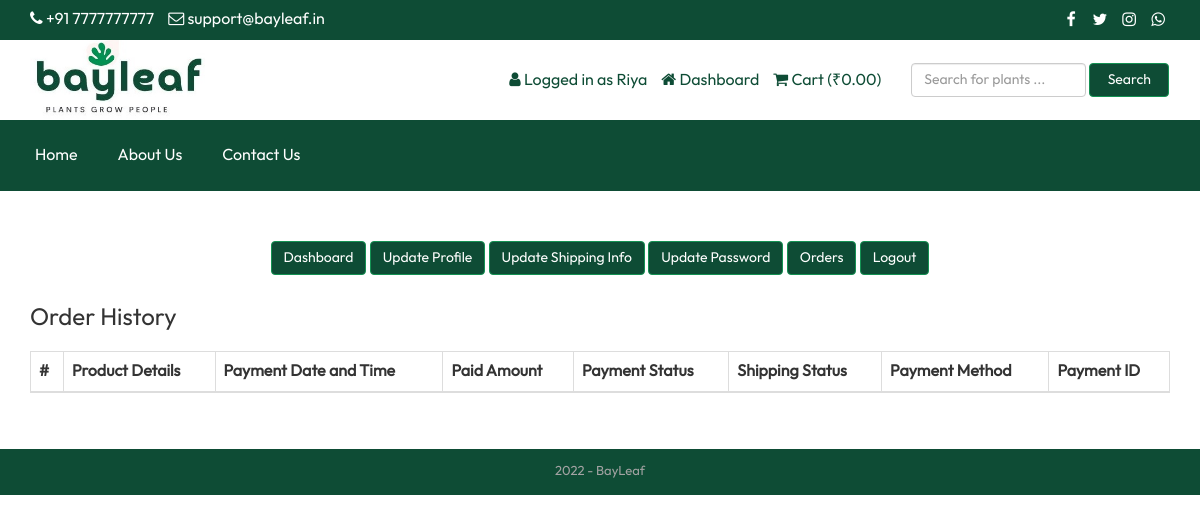
The page /customer-order.php (signed in) on the database as committed earlier.
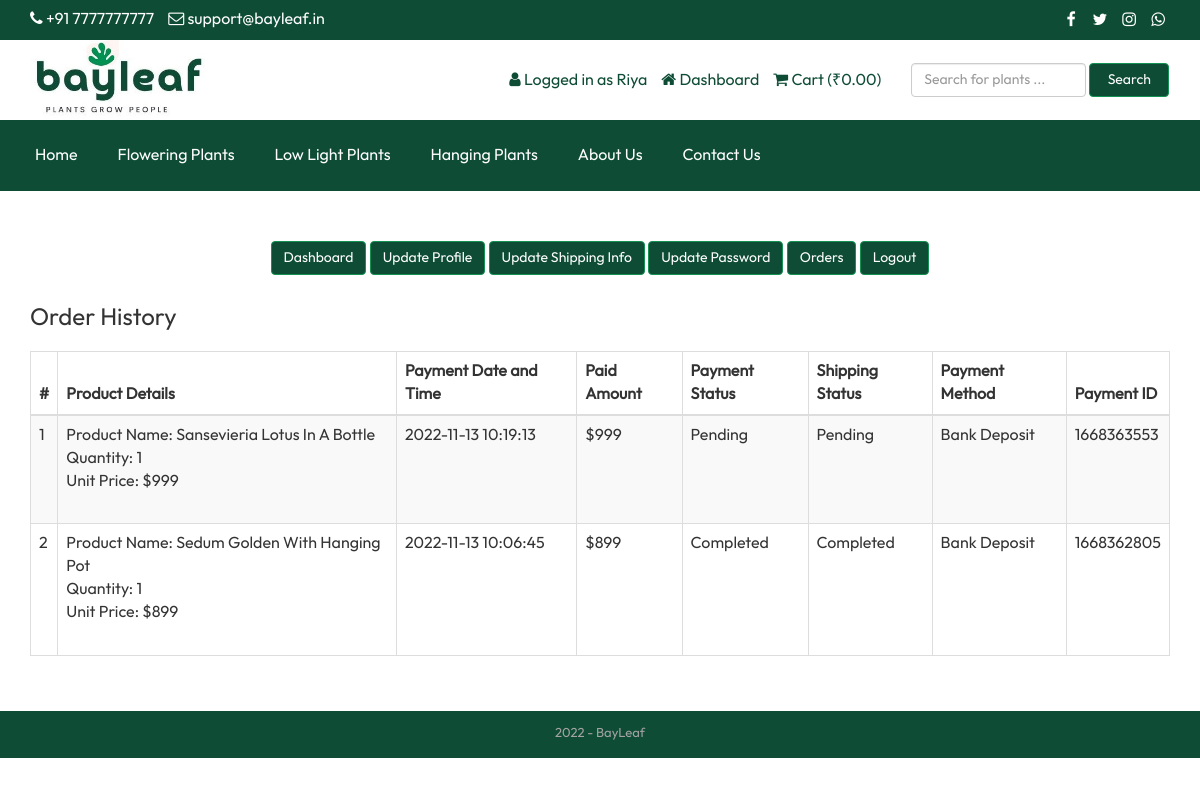
The same page on the database as committed later.
### tables this page shows
CREATE TABLE IF NOT EXISTS `tbl_settings` (
  `id` int(11) NOT NULL AUTO_INCREMENT,
  `logo` varchar(255) NOT NULL,
  `favicon` varchar(255) NOT NULL,
  `footer_text` text NOT NULL,
  `contact_address` text NOT NULL,
  `contact_email` varchar(255) NOT NULL,
  `contact_phone` varchar(255) NOT NULL,
  `receive_email` varchar(255) NOT NULL,
  `receive_email_subject` varchar(255) NOT NULL,
  `receive_email_thank_you_message` text NOT NULL,
  `total_popular_post_sidebar` int(11) NOT NULL,
  `total_featured_product_home` int(11) NOT NULL,
  `total_popular_product_home` int(11) NOT NULL,
  `meta_title_home` text NOT NULL,
  `meta_keyword_home` text NOT NULL,
  `meta_description_home` text NOT NULL,
  `banner_login` varchar(255) NOT NULL,
  `banner_registration` varchar(255) NOT NULL,
  `banner_search` varchar(255) NOT NULL,
  `banner_cart` varchar(255) NOT NULL,
  `banner_checkout` varchar(255) NOT NULL,
  `banner_product_category` varchar(255) NOT NULL,
  `featured_product_title` varchar(255) NOT NULL,
  `featured_product_subtitle` varchar(255) NOT NULL,
  `popular_product_title` varchar(255) NOT NULL,
  `popular_product_subtitle` varchar(255) NOT NULL,
  `bank_detail` text NOT NULL,
  PRIMARY KEY (`id`)
);

CREATE TABLE IF NOT EXISTS `tbl_social` (
  `social_id` int(11) NOT NULL AUTO_INCREMENT,
  `social_name` varchar(30) NOT NULL,
  `social_url` varchar(255) NOT NULL,
  `social_icon` varchar(30) NOT NULL,
  PRIMARY KEY (`social_id`)
);

CREATE TABLE IF NOT EXISTS `tbl_page` (
  `id` int(11) NOT NULL AUTO_INCREMENT,
  `about_title` varchar(255) NOT NULL,
  `about_content` text NOT NULL,
  `about_banner` varchar(255) NOT NULL,
  `about_meta_title` varchar(255) NOT NULL,
  `about_meta_keyword` text NOT NULL,
  `about_meta_description` text NOT NULL,
  `contact_title` varchar(255) NOT NULL,
  `contact_banner` varchar(255) NOT NULL,
  `contact_meta_title` varchar(255) NOT NULL,
  `contact_meta_keyword` text NOT NULL,
  `contact_meta_description` text NOT NULL,
  PRIMARY KEY (`id`)
);

CREATE TABLE IF NOT EXISTS `tbl_category` (
  `tcat_id` int(11) NOT NULL AUTO_INCREMENT,
  `tcat_name` varchar(255) NOT NULL,
  `show_on_menu` int(1) NOT NULL,
  `p_featured_photo` varchar(255) NOT NULL DEFAULT '   ',
  PRIMARY KEY (`tcat_id`)
);

CREATE TABLE IF NOT EXISTS `tbl_payment` (
  `id` int(11) NOT NULL AUTO_INCREMENT,
  `customer_id` int(11) NOT NULL,
  `customer_name` varchar(255) NOT NULL,
  `customer_email` varchar(255) NOT NULL,
  `payment_date` varchar(50) NOT NULL,
  `paid_amount` int(11) NOT NULL,
  `bank_transaction_info` text NOT NULL,
  `payment_method` varchar(20) NOT NULL,
  `payment_status` varchar(25) NOT NULL,
  `shipping_status` varchar(20) NOT NULL,
  `payment_id` varchar(255) NOT NULL,
  `product_id` varchar(100) NOT NULL,
  PRIMARY KEY (`id`)
);

CREATE TABLE IF NOT EXISTS `tbl_order` (
  `id` int(11) NOT NULL AUTO_INCREMENT,
  `product_id` int(11) NOT NULL,
  `product_name` varchar(255) NOT NULL,
  `quantity` varchar(50) NOT NULL,
  `unit_price` varchar(50) NOT NULL,
  `payment_id` varchar(255) NOT NULL,
  PRIMARY KEY (`id`)
);

### customer-order.php (the view, shortened to what the rows shown need)
<?php require_once('header.php'); ?>
<div class="page">
    <div class="container">
        <div class="row">
            <div class="col-md-12">
                <div class="user-content">
                    <div class="table-responsive">
                        <table class="table table-bordered table-striped table-hover">
                            <thead>
                                <tr>
                                    <th><?php echo '#' ?></th>
                                    <th><?php echo "Product Details"; ?></th>
                                    <th><?php echo "Payment Date and Time"; ?></th>
                                    <th><?php echo "Paid Amount"; ?></th>
                                    <th><?php echo "Payment Status"; ?></th>
                                    <th><?php echo "Shipping Status"; ?></th>
                                    <th><?php echo "Payment Method"; ?></th>
                                    <th><?php echo "Payment ID"; ?></th>
                                </tr>
                            </thead>
                            <tbody>
            <?php
            $limit = 10;
            $page = @$_GET['page'];
            if($page)
                $start = ($page - 1) * $limit;
            else
                $start = 0;
            $statement = $pdo->prepare("SELECT * FROM tbl_payment WHERE customer_email=? ORDER BY id DESC LIMIT $start, $limit");
            $statement->execute(array($_SESSION['customer']['cust_email']));
            $result = $statement->fetchAll(PDO::FETCH_ASSOC);
            if ($page == 0) $page = 1;
            ?>
                                <?php
                                $tip = $page*10-10;
                                foreach ($result as $row) {
                                    $tip++;
                                    ?>
                                    <tr>
                                        <td><?php echo $tip; ?></td>
                                        <td>
                                            <?php
                                            $statement1 = $pdo->prepare("SELECT * FROM tbl_order WHERE payment_id=?");
                                            $statement1->execute(array($row['payment_id']));
                                            $result1 = $statement1->fetchAll(PDO::FETCH_ASSOC);
                                            foreach ($result1 as $row1) {
                                                echo 'Product Name: '.$row1['product_name'];
                                                echo '<br>Quantity: '.$row1['quantity'];
                                                echo '<br>Unit Price: $'.$row1['unit_price'];
                                                echo '<br><br>';
                                            }
                                            ?>
                                        </td>
                                        <td><?php echo $row['payment_date']; ?></td>
                                        <td><?php echo '$'.$row['paid_amount']; ?></td>
                                        <td><?php echo $row['payment_status']; ?></td>
                                        <td><?php echo $row['shipping_status']; ?></td>
                                        <td><?php echo $row['payment_method']; ?></td>
                                        <td><?php echo $row['payment_id']; ?></td>
                                    </tr>
                                    <?php
                                }
                                ?>
                            </tbody>
                        </table>
                </div>
            </div>
        </div>
    </div>
</div>
<?php require_once('footer.php'); ?>

### header.php (shortened to what the rows shown need)
<?php
include("admin/inc/config.php");
$statement = $pdo->prepare("SELECT * FROM tbl_settings WHERE id=1");
$statement->execute();
$result = $statement->fetchAll(PDO::FETCH_ASSOC);
foreach ($result as $row)
{
	$logo = $row['logo'];
	$contact_email = $row['contact_email'];
	$contact_phone = $row['contact_phone'];
}
?>
<!DOCTYPE html>
<html lang="en">
<head>
	<link rel="stylesheet" href="assets/css/bootstrap.min.css">
	<link rel="stylesheet" href="assets/css/font-awesome.min.css">
	<link rel="stylesheet" href="assets/css/owl.carousel.min.css">
	<link rel="stylesheet" href="assets/css/owl.theme.default.min.css">
	<link rel="stylesheet" href="assets/css/jquery.bxslider.min.css">
    <link rel="stylesheet" href="assets/css/magnific-popup.css">
    <link rel="stylesheet" href="assets/css/rating.css">
	<link rel="stylesheet" href="assets/css/spacing.css">
	<link rel="stylesheet" href="assets/css/bootstrap-touch-slider.css">
	<link rel="stylesheet" href="assets/css/animate.min.css">
	<link rel="stylesheet" href="assets/css/tree-menu.css">
	<link rel="stylesheet" href="assets/css/select2.min.css">
	<link rel="stylesheet" href="assets/css/main.css">
	<link rel="stylesheet" href="assets/css/responsive.css">
	<?php
	$statement = $pdo->prepare("SELECT * FROM tbl_page WHERE id=1");
	$statement->execute();
	$result = $statement->fetchAll(PDO::FETCH_ASSOC);
		?>
</head>
<body>
<div class="top">
	<div class="container">
		<div class="row">
			<div class="col-md-6 col-sm-6 col-xs-12">
				<div class="left">
					<ul>
						<li><i class="fa fa-phone"></i> <?php echo $contact_phone; ?></li>
						<li><i class="fa fa-envelope-o"></i> <?php echo $contact_email; ?></li>
					</ul>
				</div>
			</div>
			<div class="col-md-6 col-sm-6 col-xs-12">
				<div class="right">
					<ul>
						<?php
						$statement = $pdo->prepare("SELECT * FROM tbl_social");
						$statement->execute();
						$result = $statement->fetchAll(PDO::FETCH_ASSOC);
						foreach ($result as $row) {
							?>
							<?php if($row['social_url'] != ''): ?>
							<li><a href="<?php echo $row['social_url']; ?>"><i class="<?php echo $row['social_icon']; ?>"></i></a></li>
							<?php endif; ?>
							<?php
						}
						?>
					</ul>
				</div>
			</div>
		</div>
	</div>
</div>
<div class="header">
	<div class="container">
		<div class="row inner">
			<div class="col-md-4 logo">
				<a href="index.php"><img src="assets/uploads/<?php echo $logo; ?>" alt="logo image"></a>
			</div>
		</div>
	</div>
</div>
<div class="nav">
	<div class="container">
		<div class="row">
			<div class="col-md-12 pl_0 pr_0">
				<div class="menu-container">
					<div class="menu">
						<ul>
							<?php
							$statement = $pdo->prepare("SELECT * FROM tbl_category WHERE show_on_menu=1");
							$statement->execute();
							$result = $statement->fetchAll(PDO::FETCH_ASSOC);
							foreach ($result as $row) {
								?>
								<li><a href="product-category.php?id=<?php echo $row['tcat_id']; ?>&type=top-category"><?php echo $row['tcat_name']; ?></a>
								<?php
							}
							?>
							<?php
							$statement = $pdo->prepare("SELECT * FROM tbl_page WHERE id=1");
							$statement->execute();
							$result = $statement->fetchAll(PDO::FETCH_ASSOC);
							foreach ($result as $row) {
								$about_title = $row['about_title'];
								$contact_title = $row['contact_title'];
							}
							?>
							<li><a href="about.php"><?php echo $about_title; ?></a></li>
							<li><a href="contact.php"><?php echo $contact_title; ?></a></li>
						</ul>
					</div>
				</div>
			</div>
		</div>
	</div>
</div>

### footer.php (shortened to what the rows shown need)
<?php
$statement = $pdo->prepare("SELECT * FROM tbl_settings WHERE id=1");
$statement->execute();
$result = $statement->fetchAll(PDO::FETCH_ASSOC);
foreach ($result as $row)
{
	$footer_text = $row['footer_text'];
}
?>
<div class="footer-bottom">
	<div class="container">
		<div class="row">
			<div class="col-md-12 copyright">
				<?php echo $footer_text; ?>
			</div>
		</div>
	</div>
</div>
</body>
</html>

Rows that differ between the two databases and show on the page:
added tbl_category: tcat_name "Flowering Plants"
added tbl_category: tcat_name "Low Light Plants"
added tbl_category: tcat_name "Hanging Plants"
added tbl_payment: payment_date "2022-11-13 10:19:13", paid_amount "999", payment_status "Pending", shipping_status "Pending", payment_method "Bank Deposit", payment "1668363553"
added tbl_order: product_name "Sansevieria Lotus In A Bottle", quantity "1", unit_price "999", shown under "2022-11-13 10:19:13"
added tbl_payment: payment_date "2022-11-13 10:06:45", paid_amount "899", payment_status "Completed", shipping_status "Completed", payment_method "Bank Deposit", payment "1668362805"
added tbl_order: product_name "Sedum Golden With Hanging Pot", quantity "1", unit_price "899", shown under "2022-11-13 10:06:45"
